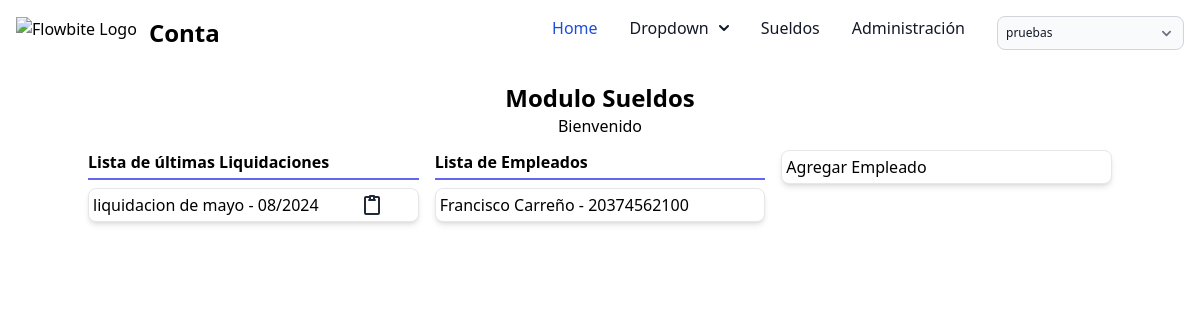
Before: /sueldos/home/ with the older database file.
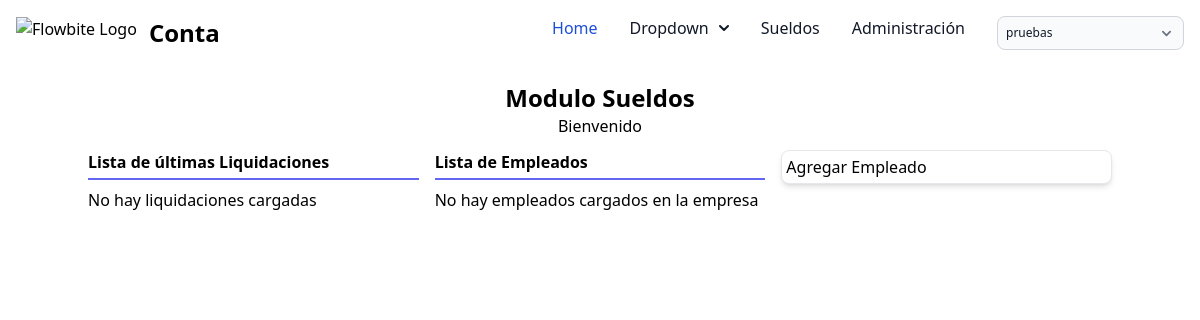
After: the same page with the newer database file.
### sueldos/models.py (models this page shows)
class Liquidacion(models.Model):
    nombre = models.CharField(max_length=200)
    abierta = models.BooleanField(default=True)
    periodo = models.DateField()
    empresa = models.ForeignKey(Empresa, on_delete=models.CASCADE)
    created_at = models.DateTimeField(auto_now_add=True)
    updated_at = models.DateTimeField(auto_now=True)
    class Meta:
        verbose_name = "Liquidacion"
        verbose_name_plural = "Liquidaciones"
    def __str__(self):
        return self.nombre + ' - ' + self.periodo.strftime('%m/%Y')

class Empleado(models.Model):
    empresa = models.ForeignKey(Empresa, on_delete=models.CASCADE)
    nombre = models.CharField(max_length=100)
    apellido = models.CharField(max_length=100)
    dni = models.CharField(max_length=8)
    cuil = models.CharField(max_length=13)
    tipo_liquidacion = models.CharField(max_length=2,choices=tipo_liquidacion_choices)
    fecha_nacimiento = models.DateField(blank=True, null=True)
    fecha_ingreso = models.DateField()
    conyugue = models.BooleanField(default=False)
    hijos = models.IntegerField(default=0)
    email = models.EmailField(blank=True, null=True)
    telefono = models.CharField(max_length=20,blank=True, null=True)
    direccion = models.CharField(max_length=300,blank=True, null=True)
    activo = models.BooleanField(default=True)
    sicoss_cod_situacion = models.CharField(max_length=3)
    sicoss_cod_condicion = models.CharField(max_length=3)
    sicoss_cod_actividad = models.CharField(max_length=3)
    sicoss_cod_mod_contratacion = models.CharField(max_length=3)
    sicoss_cod_siniestrado = models.CharField(max_length=3)
    sicoss_cod_localidad = models.CharField(max_length=3)
    cod_obra_social = models.CharField(max_length=20)
    cantidad_adherentes = models.IntegerField(default=0)
    cbu = models.CharField(max_length=22,blank=True, null=True)
    created_at = models.DateTimeField(auto_now_add=True)
    updated_at = models.DateTimeField(auto_now=True)
    def __str__(self):
        return self.nombre + ' ' + self.apellido

### sueldos/views.py (the view)
# urls.py: path('home/',views.sueldos_home.as_view(),name='sueldos_home'),
class sueldos_home(TemplateView):
	template_name = "sueldos/sueldos_home.html"
	def get_context_data(self, **kwargs: Any) -> dict[str, Any]:
		empresa_id = self.request.session['empresa_id']
		empresa_bbdd = Empresa.objects.get(id=empresa_id)
		if Liquidacion.objects.filter(empresa=empresa_bbdd).exists():
			liquidaciones = Liquidacion.objects.filter(empresa=empresa_bbdd).order_by('-periodo')
			kwargs["liquidaciones"] = liquidaciones[:10]
		if Empleado.objects.filter(empresa=empresa_bbdd).exists():
			empleados = Empleado.objects.filter(empresa=empresa_bbdd)
			kwargs["empleados"] = empleados
		return super().get_context_data(**kwargs)

### empresa/context_processors.py (called while the page is built)
def empresas(request):
    return {
        'empresas': Empresa.objects.all()
    }

### sueldos/templates/sueldos/sueldos_home.html
{% extends 'base.html' %}
{% load static %}
{% block content %}
    <h1 class="text-2xl font-bold text-center">Modulo Sueldos</h1>
    <p class="text-center pb-3">Bienvenido</p>
    <div class="grid grid-cols-3 gap-4">
        <div>
            {% include 'sueldos/liquidaciones_list.html' %}
        </div>
        <div>
            {% include 'sueldos/empleados_list.html' %}
        </div>
        <div>
            <a href="{% url 'admin:sueldos_empleado_add' %}"
            class="block p-1 bg-white
            border border-gray-200 rounded-lg
            shadow-md hover:bg-gray-100
            dark:bg-gray-800 dark:border-gray-700
            dark:hover:bg-gray-700 w-full"
            >Agregar Empleado</a>
        </div>
    </div>
{% endblock %}

### core/templates/base.html (shortened to what this page needs)
<!DOCTYPE html>
<html lang="es">
  <head>
    {% load static %}
    <script src="https://cdn.tailwindcss.com"></script>
    <link
      href="https://cdn.jsdelivr.net/npm/flowbite@2.5.1/dist/flowbite.min.css"
      rel="stylesheet"
    />
  </head>
  <body>
    <nav class="bg-white border-gray-200 dark:bg-gray-900 dark:border-gray-700">
      <div
        class="max-w-screen-xl flex flex-wrap items-center justify-between mx-auto p-4"
      >
        <a href="#" class="flex items-center space-x-3 rtl:space-x-reverse">
          <img
            src="https://flowbite.com/docs/images/logo.svg"
            class="h-8"
            alt="Flowbite Logo"
          />
          <span
            class="self-center text-2xl font-semibold whitespace-nowrap dark:text-white"
            >Conta</span
          >
        </a>
        <div class="hidden w-full md:block md:w-auto" id="navbar-multi-level">
          <ul
            class="flex flex-col font-medium p-4 md:p-0 mt-4
            border border-gray-100 rounded-lg bg-gray-50
            md:space-x-8 rtl:space-x-reverse md:flex-row md:mt-0
            md:border-0 md:bg-white dark:bg-gray-800 md:dark:bg-gray-900 dark:border-gray-700"
          >
            <li>
              <a
                href="{% url 'home' %}"
                class="block py-2 px-3 text-white bg-blue-700
                rounded md:bg-transparent md:text-blue-700
                md:p-0 md:dark:text-blue-500 dark:bg-blue-600
                md:dark:bg-transparent"
                aria-current="page"
                >Home</a
              >
            </li>
            <li>
              <button
                id="dropdownNavbarLink"
                data-dropdown-toggle="dropdownNavbar"
                class="flex items-center justify-between w-full py-2 px-3
                text-gray-900 hover:bg-gray-100 md:hover:bg-transparent
                md:border-0 md:hover:text-blue-700 md:p-0 md:w-auto
                dark:text-white md:dark:hover:text-blue-500
                dark:focus:text-white dark:hover:bg-gray-700
                md:dark:hover:bg-transparent"
              >
                Dropdown
                <svg
                  class="w-2.5 h-2.5 ms-2.5"
                  aria-hidden="true"
                  xmlns="http://www.w3.org/2000/svg"
                  fill="none"
                  viewBox="0 0 10 6"
                >
                  <path
                    stroke="currentColor"
                    stroke-linecap="round"
                    stroke-linejoin="round"
                    stroke-width="2"
                    d="m1 1 4 4 4-4"
                  />
                </svg>
              </button>
            </li>
            <li>
              <a
                href="{% url 'sueldos_home' %}"
                class="block py-2 px-3 text-gray-900 rounded
                hover:bg-gray-100 md:hover:bg-transparent
                md:border-0 md:hover:text-blue-700
                md:p-0 dark:text-white md:dark:hover:text-blue-500
                dark:hover:bg-gray-700 dark:hover:text-white
                md:dark:hover:bg-transparent"
                >Sueldos</a
              >
            </li>
            <li>
              <a
                href="{% url 'admin:index' %}"
                class="block py-2 px-3 text-gray-900
                rounded hover:bg-gray-100
                md:hover:bg-transparent md:border-0
                md:hover:text-blue-700 md:p-0 dark:text-white
                md:dark:hover:text-blue-500 dark:hover:bg-gray-700
                dark:hover:text-white md:dark:hover:bg-transparent"
                >Administración</a
              >
            </li>
            <li>
              {% include 'empresa/select_empresa.html' %}
            </li>
          </ul>
        </div>
      </div>
    </nav>
    {% if empresas %}
    <div class="container mx-auto mt-4">{% block content %}{% endblock %}</div>
    {% endif %}
  </body>
</html>

### empresa/templates/empresa/select_empresa.html (shortened to what this page needs)
<form class="max-w-sm mx-auto" method="POST" action="{% url 'seleccionar_empresa' %}" id="empresa-select-form">
    {% if empresas %}
        <select id="empresa" name="empresa"
        class="p-2 bg-gray-50 border border-gray-300 text-gray-900
        text-xs rounded-lg focus:ring-blue-500 focus:border-blue-500
        block w-full  dark:bg-gray-700 dark:border-gray-600
        dark:placeholder-gray-400 dark:text-white dark:focus:ring-blue-500 dark:focus:border-blue-500"
        onchange="document.getElementById('empresa-select-form').submit();"
        >
            {% for empresa in empresas %}
                <option value="{{ empresa.id }}"
                >{{ empresa.razon_social }}</option>
            {% endfor %}
        </select>
    {% endif %}
</form>

### sueldos/templates/sueldos/liquidaciones_list.html (shortened to what this page needs)
<div  class="pb-2">
    <a href="{% url 'admin:sueldos_liquidacion_changelist' %}">
        <h2 class="font-bold pb-1 border-b-2 border-indigo-500 hover:text-indigo-700"
        >Lista de últimas Liquidaciones</h2>
    </a>
</div>
{% if liquidaciones %}
  {% for liquidacion in liquidaciones %}
  <div class="block p-1 bg-white
  border border-gray-200 rounded-lg
  shadow-md hover:bg-gray-100
  dark:bg-gray-800 dark:border-gray-700
  dark:hover:bg-gray-700 w-full
  grid grid-cols-6"
  >
    <div class="col-span-5">
      <a href="{% url 'admin:sueldos_liquidacion_change' liquidacion.id %}">{{liquidacion}}</a>
    </div>
    <div class="col-span-1">
      <a href="{% url 'recibo_liquidacion' liquidacion.id %}">
      </a>
    </div>
  </div>
  {% endfor %}
{% else %}
<p>No hay liquidaciones cargadas</p>
{% endif %}

### sueldos/templates/sueldos/empleados_list.html
<div  class="pb-2">
    <a href="{% url 'admin:sueldos_empleado_changelist' %}">
        <h2 class="font-bold pb-1 border-b-2 border-indigo-500 hover:text-indigo-700"
        >Lista de Empleados</h2>
    </a>
</div>
{% if empleados %}
    {% for empleado in empleados %}
        <a href="{% url 'admin:sueldos_empleado_change' empleado.id %}"
        class="block p-1 bg-white
        border border-gray-200 rounded-lg
        shadow-md hover:bg-gray-100
        dark:bg-gray-800 dark:border-gray-700
        dark:hover:bg-gray-700 w-full"
        >{{empleado}} - {{empleado.cuil}}</a>
    {% endfor %}
{% else %}
<p>No hay empleados cargados en la empresa</p>
{% endif %}

Changed rows visible on the page:
removed Liquidacion: nombre+periodo "liquidacion de mayo - 08/2024"
removed Empleado: nombre+apellido "Francisco Carreño", cuil "20374562100"
Other visible differences:
text now shown: "No hay liquidaciones cargadas No hay empleados cargados en la empresa"
